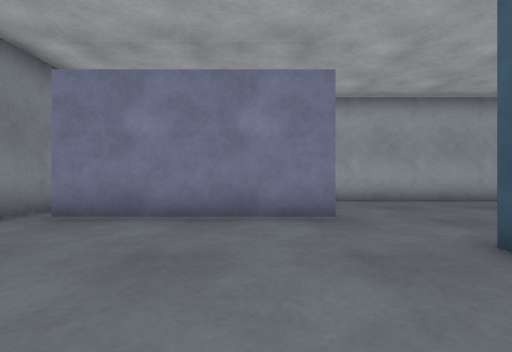
View 1 (above)

14 first-person views from a walk through a Gazebo world. The camera is 0.72 m above the floor, looks level and sees 85° across. The floor is counted in squares, 1 m on a side. Each view is taken from the middle of a square. On the plan, view 1 faces up. The plan holds only what a view shows up to about 10 squares ahead; the rest is blank.

View 2
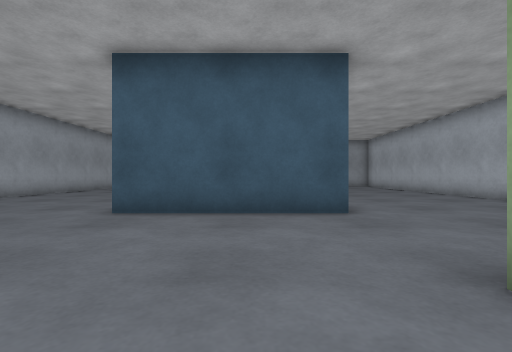

View 3
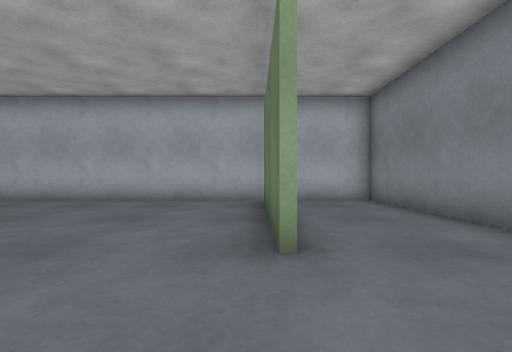

View 4
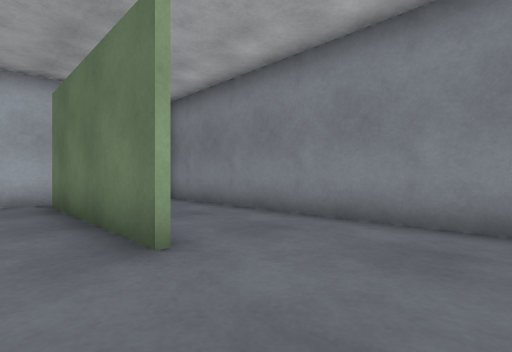

View 5
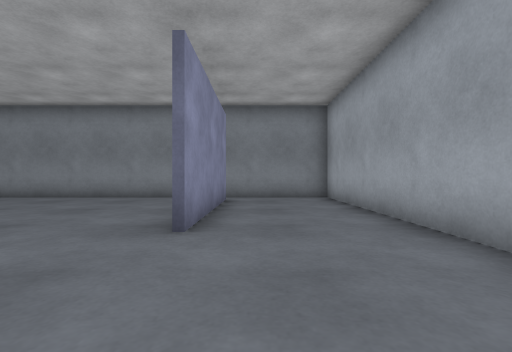

View 6
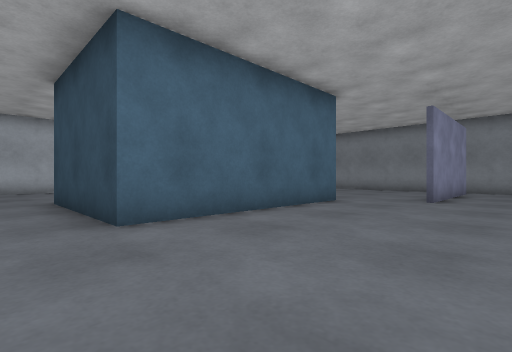

View 7
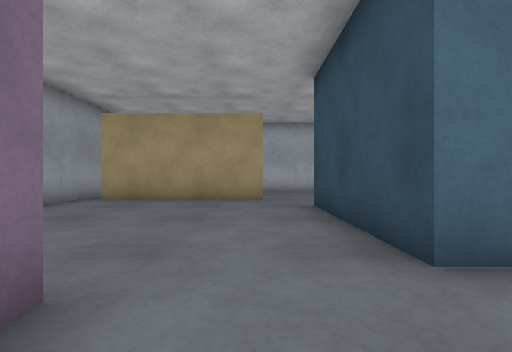

View 8
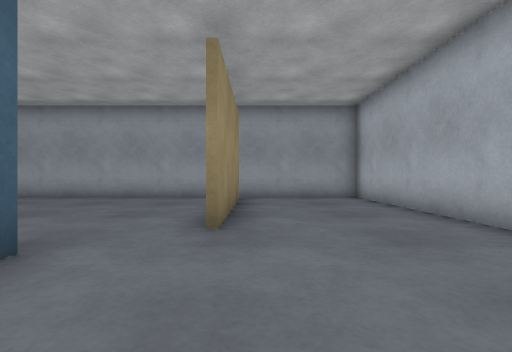

View 9
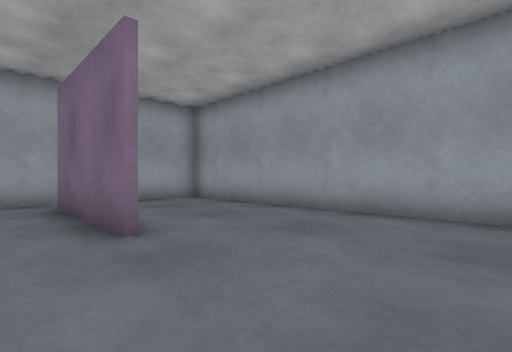

View 10
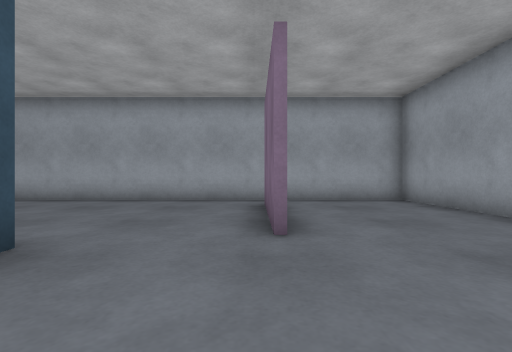

View 11
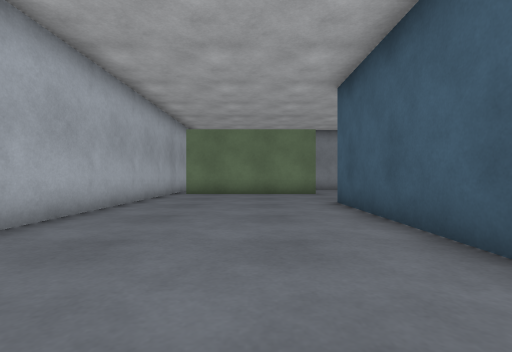

View 12
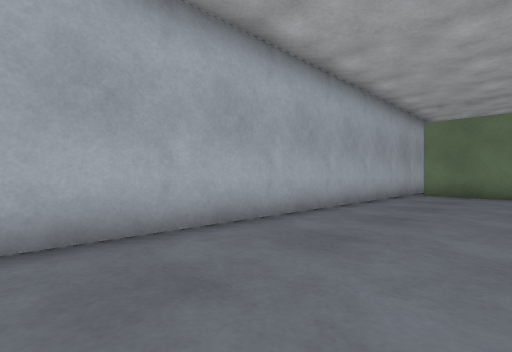

View 13
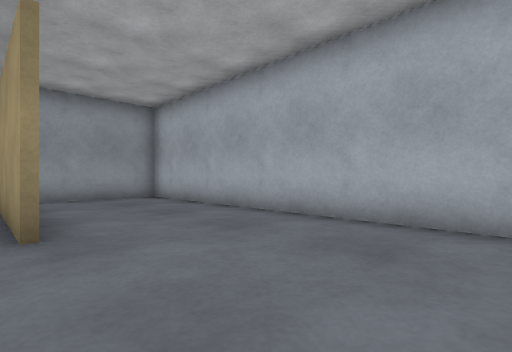

View 14
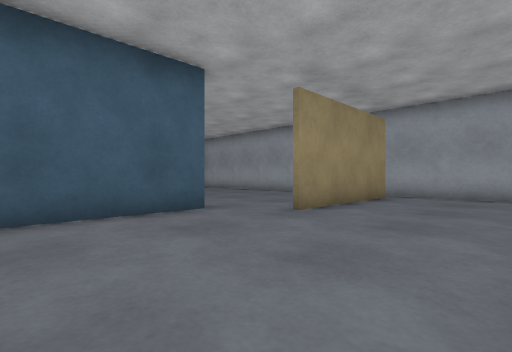

### Floor plan
Ten units are one square. View 1 is at (0, 0); x grows to the right and y downward. Boxes are objects, and circles mark ways between rooms. Rooms are numbered by the first view taken in them; rooms with no view inside come last. Other rooms are left out.
<svg viewBox="-49 -89 208 168">
<path fill="none" stroke="#000" d="M-12 15 -12 69M86 18 24 18 24 -28M15 -49 -36 -49M-44 -32 -44 74 154 74 154 35M146 35 98 35M24 -28 86 -28M104 -84 -44 -84 -44 -48M112 -46 112 -72M-34 -51 14 -51M112 -34 112 -46M86 -28 86 18M98 33 146 33M154 35 154 -84 104 -84"/>
<circle cx="-40" cy="-50" r="3" fill="#2a7"/>
<circle cx="20" cy="-40" r="3" fill="#2a7"/>
<circle cx="150" cy="30" r="3" fill="#2a7"/>
<circle cx="90" cy="20" r="3" fill="#2a7"/>
<circle cx="110" cy="-80" r="3" fill="#2a7"/>
<circle cx="95" cy="-35" r="3" fill="#2a7"/>
<text x="30" y="30">1</text>
<text x="40" y="-60">2</text>
<text x="120" y="-20">3</text>
</svg>
Room 1 opens to room 2. Room 1 opens to room 3. Room 2 opens to room 3.

Where each view was taken, in squares from view 1:
view 1: 0 up, 0 right, facing up
view 2: 0 up, 3 left, facing right
view 3: 1 up, 1 left, facing down
view 4: 1 up, 0 right, facing down-left
view 5: 6 up, 5 right, facing left
view 6: 7 up, 10 right, facing down-left
view 7: 5 up, 10 right, facing down
view 8: 4 down, 6 right, facing right
view 9: 0 up, 10 right, facing up-right
view 10: 0 up, 11 right, facing up
view 11: 4 down, 10 right, facing left
view 12: 4 down, 10 right, facing down-left
view 13: 3 down, 6 right, facing down-right
view 14: 7 down, 5 right, facing up-right
